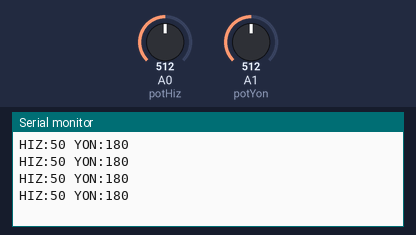
The sketch below on a simulated Arduino Uno, built with avr-gcc and run on an emulated ATmega328P. Parts: the last lines printed to the serial monitor. Inputs (shaded band) come from the test bench; at power-on: A0 (potHiz) = 512, A1 (potYon) = 512.

Above: at 1.2 s.
1.3 s: A0 (potHiz) set to 716
At 1.63 s:
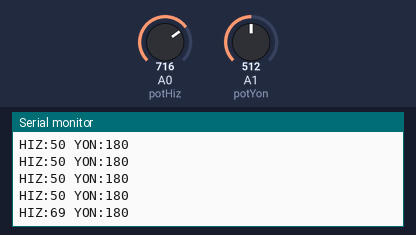
2.8 s: A1 (potYon) set to 716
At 3.04 s:
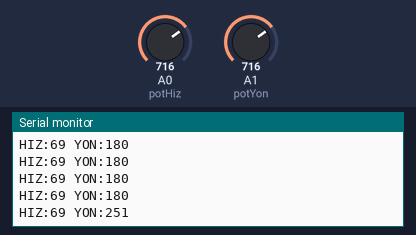
4.3 s: A0 (potHiz) set to 900
At 4.44 s:
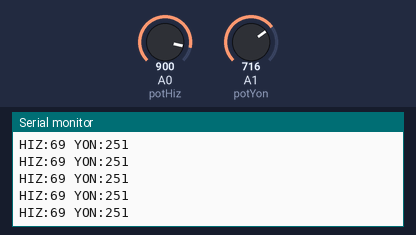
5.8 s: A1 (potYon) set to 900
At 5.84 s:
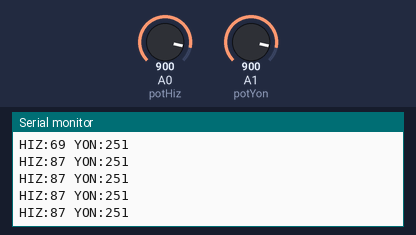
Timing chart, 0 to 8.3 s (numbered marks = the images above; inputs shaded):
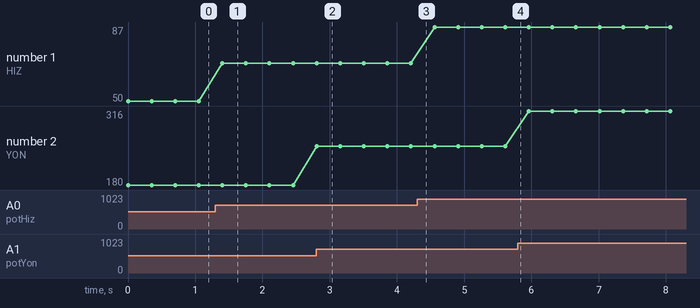

The sketch:

h_z_yon_mesafe_hesaplama_deneyapKodu_.ino
```cpp
const int potHiz = A0;  // Hız için potansiyometre
const int potYon = A1;  // Yön için potansiyometre

void setup() {
  Serial.begin(9600);
}

void loop() {
  int hizDegeri = analogRead(potHiz);  // 0 - 1023
  int yonDegeri = analogRead(potYon);  // 0 - 1023

  // Hızı 0-100 arası, yönü -90 ila +90 dereceye ölçekle
  int hiz = map(hizDegeri, 0, 1023, 0, 100);
  int yon = map(yonDegeri, 0, 1023,  0, 360);

  Serial.print("HIZ:");
  Serial.print(hiz);
  Serial.print(" YON:");
  Serial.println(yon);

  delay(350);  // 100ms'de bir gönder
}
```

Measured:
- after the input at 1.3 s, the serial monitor: prints a new line after 0.10 s (image 1)
- after the input at 2.8 s, the serial monitor: prints a new line at once (image 2)
- plotted number 1: 50 → 69 after the input at 1.3 s, 69 → 87 after the input at 4.3 s
- plotted number 2: 180 → 251 after the input at 2.8 s, 251 → 316 after the input at 5.8 s
